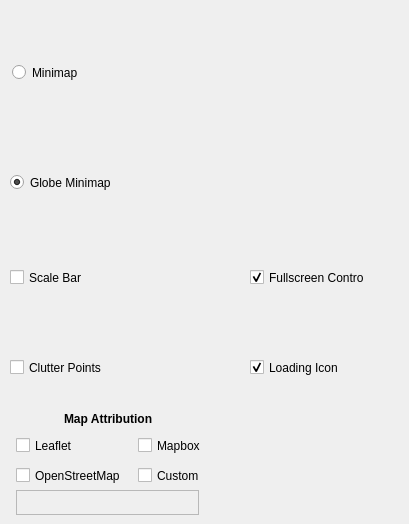
     <widget class="QWidget" name="tab_6">
      <attribute name="title">
       <string>Features</string>
      </attribute>
      <widget class="QCheckBox" name="scaleBarButton">
       <property name="geometry">
        <rect>
         <x>10</x>
         <y>262</y>
         <width>91</width>
         <height>31</height>
        </rect>
       </property>
       <property name="text">
        <string>Scale Bar</string>
       </property>
      </widget>
      <widget class="QCheckBox" name="fullScreenButton">
       <property name="geometry">
        <rect>
         <x>250</x>
         <y>262</y>
         <width>115</width>
         <height>31</height>
        </rect>
       </property>
       <property name="text">
        <string>Fullscreen Control</string>
       </property>
       <property name="checked">
        <bool>true</bool>
       </property>
      </widget>
      <widget class="QRadioButton" name="minimapButton">
       <property name="geometry">
        <rect>
         <x>12</x>
         <y>64</y>
         <width>82</width>
         <height>17</height>
        </rect>
       </property>
       <property name="text">
        <string>Minimap</string>
       </property>
      </widget>
      <widget class="QRadioButton" name="globeMinimapButton">
       <property name="geometry">
        <rect>
         <x>10</x>
         <y>174</y>
         <width>109</width>
         <height>17</height>
        </rect>
       </property>
       <property name="text">
        <string>Globe Minimap</string>
       </property>
       <property name="checked">
        <bool>true</bool>
       </property>
      </widget>
      <widget class="QCheckBox" name="clutterPointsButton">
       <property name="geometry">
        <rect>
         <x>10</x>
         <y>352</y>
         <width>115</width>
         <height>31</height>
        </rect>
       </property>
       <property name="text">
        <string>Clutter Points</string>
       </property>
      </widget>
      <widget class="QLabel" name="label_28">
       <property name="geometry">
        <rect>
         <x>200</x>
         <y>22</y>
         <width>100</width>
         <height>90</height>
        </rect>
       </property>
       <property name="text">
        <string/>
       </property>
       <property name="pixmap">
        <pixmap resource="resources.qrc">:/plugins/MapDash/images/Features/Minimap.png</pixmap>
       </property>
       <property name="scaledContents">
        <bool>true</bool>
       </property>
      </widget>
      <widget class="QLabel" name="label_29">
       <property name="geometry">
        <rect>
         <x>200</x>
         <y>134</y>
         <width>100</width>
         <height>90</height>
        </rect>
       </property>
       <property name="text">
        <string/>
       </property>
       <property name="pixmap">
        <pixmap resource="resources.qrc">:/plugins/MapDash/images/Features/GlobeMinimap.png</pixmap>
       </property>
       <property name="scaledContents">
        <bool>true</bool>
       </property>
      </widget>
      <widget class="QLabel" name="label_30">
       <property name="geometry">
        <rect>
         <x>132</x>
         <y>242</y>
         <width>60</width>
         <height>60</height>
        </rect>
       </property>
       <property name="text">
        <string/>
       </property>
       <property name="pixmap">
        <pixmap resource="resources.qrc">:/plugins/MapDash/images/Features/Scale.png</pixmap>
       </property>
       <property name="scaledContents">
        <bool>true</bool>
       </property>
      </widget>
      <widget class="QLabel" name="label_31">
       <property name="geometry">
        <rect>
         <x>370</x>
         <y>264</y>
         <width>30</width>
         <height>30</height>
        </rect>
       </property>
       <property name="text">
        <string/>
       </property>
       <property name="pixmap">
        <pixmap resource="resources.qrc">:/plugins/MapDash/images/Features/icon-fullscreen.png</pixmap>
       </property>
       <property name="scaledContents">
        <bool>true</bool>
       </property>
      </widget>
      <widget class="QLabel" name="label_32">
       <property name="geometry">
        <rect>
         <x>132</x>
         <y>332</y>
         <width>60</width>
         <height>60</height>
        </rect>
       </property>
       <property name="text">
        <string/>
       </property>
       <property name="pixmap">
        <pixmap resource="resources.qrc">:/plugins/MapDash/images/Features/ClutterPoints.png</pixmap>
       </property>
       <property name="scaledContents">
        <bool>true</bool>
       </property>
      </widget>
      <widget class="QCheckBox" name="loadingIconButton">
       <property name="geometry">
        <rect>
         <x>250</x>
         <y>352</y>
         <width>115</width>
         <height>31</height>
        </rect>
       </property>
       <property name="text">
        <string>Loading Icon</string>
       </property>
       <property name="checked">
        <bool>true</bool>
       </property>
      </widget>
      <widget class="QLabel" name="label_33">
       <property name="geometry">
        <rect>
         <x>370</x>
         <y>352</y>
         <width>30</width>
         <height>30</height>
        </rect>
       </property>
       <property name="text">
        <string/>
       </property>
       <property name="pixmap">
        <pixmap resource="resources.qrc">:/plugins/MapDash/images/Features/LoadingIcon.png</pixmap>
       </property>
       <property name="scaledContents">
        <bool>true</bool>
       </property>
      </widget>
      <widget class="QCheckBox" name="attribLeaflet">
       <property name="geometry">
        <rect>
         <x>16</x>
         <y>430</y>
         <width>115</width>
         <height>31</height>
        </rect>
       </property>
       <property name="text">
        <string>Leaflet</string>
       </property>
      </widget>
      <widget class="QCheckBox" name="attribOSM">
       <property name="geometry">
        <rect>
         <x>16</x>
         <y>460</y>
         <width>115</width>
         <height>31</height>
        </rect>
       </property>
       <property name="text">
        <string>OpenStreetMap</string>
       </property>
      </widget>
      <widget class="QCheckBox" name="attribMapbox">
       <property name="geometry">
        <rect>
         <x>138</x>
         <y>430</y>
         <width>115</width>
         <height>31</height>
        </rect>
       </property>
       <property name="text">
        <string>Mapbox</string>
       </property>
      </widget>
      <widget class="QCheckBox" name="attribCustom">
       <property name="geometry">
        <rect>
         <x>138</x>
         <y>460</y>
         <width>115</width>
         <height>31</height>
        </rect>
       </property>
       <property name="text">
        <string>Custom</string>
       </property>
      </widget>
      <widget class="QLabel" name="label_34">
       <property name="geometry">
        <rect>
         <x>64</x>
         <y>406</y>
         <width>97</width>
         <height>27</height>
        </rect>
       </property>
       <property name="text">
        <string>&lt;html&gt;&lt;head/&gt;&lt;body&gt;&lt;p&gt;&lt;span style=&quot; font-weight:600;&quot;&gt;Map Attribution&lt;/span&gt;&lt;/p&gt;&lt;/body&gt;&lt;/html&gt;</string>
       </property>
      </widget>
      <widget class="QTextEdit" name="attribCustomString">
       <property name="enabled">
        <bool>false</bool>
       </property>
       <property name="geometry">
        <rect>
         <x>16</x>
         <y>490</y>
         <width>183</width>
         <height>25</height>
        </rect>
       </property>
       <property name="tabChangesFocus">
        <bool>true</bool>
       </property>
       <property name="html">
        <string>&lt;!DOCTYPE HTML PUBLIC &quot;-//W3C//DTD HTML 4.0//EN&quot; &quot;http://www.w3.org/TR/REC-html40/strict.dtd&quot;&gt;
&lt;html&gt;&lt;head&gt;&lt;meta name=&quot;qrichtext&quot; content=&quot;1&quot; /&gt;&lt;style type=&quot;text/css&quot;&gt;
p, li { white-space: pre-wrap; }
&lt;/style&gt;&lt;/head&gt;&lt;body style=&quot; font-family:'MS Shell Dlg 2'; font-size:8.25pt; font-weight:400; font-style:normal;&quot;&gt;
&lt;p style=&quot;-qt-paragraph-type:empty; margin-top:0px; margin-bottom:0px; margin-left:0px; margin-right:0px; -qt-block-indent:0; text-indent:0px; font-size:8pt;&quot;&gt;&lt;br /&gt;&lt;/p&gt;&lt;/body&gt;&lt;/html&gt;</string>
       </property>
       <property name="acceptRichText">
        <bool>false</bool>
       </property>
      </widget>
     </widget>
